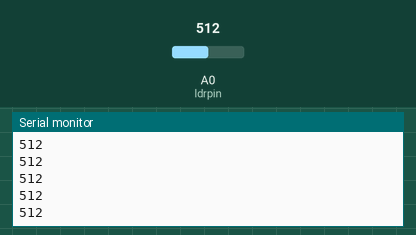
This sketch was run on a simulated Arduino Uno, built with avr-gcc and run on an emulated ATmega328P. Shown: the last lines printed to the serial monitor. The test bench sets the inputs (shaded band); at power-on: A0 (ldrpin) = 512.

Above: at 1.2 s.
1.3 s: A0 (ldrpin) set to 716
At 2.3 s:
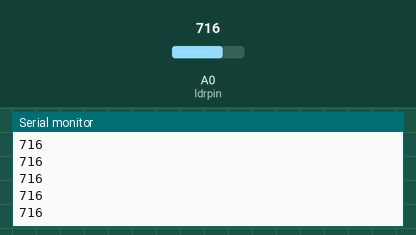
2.8 s: A0 (ldrpin) set to 900
At 3.3 s:
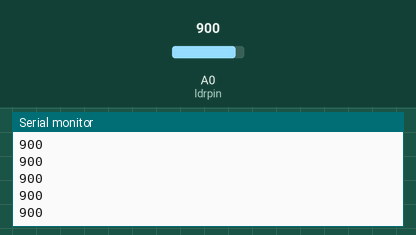
Timing chart, 0 to 5.8 s (numbered marks = the images above; inputs shaded):
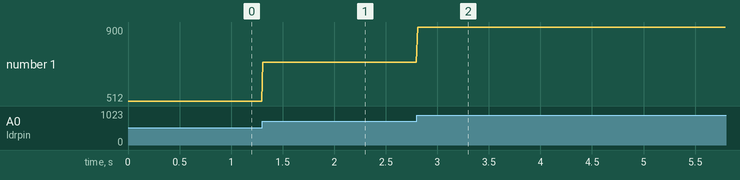

Measured:
- after the input at 1.3 s, the serial monitor: prints a new line at once (image 1)
- after the input at 2.8 s, the serial monitor: prints a new line at once (image 2)
- plotted number 1: 512 → 716 after the input at 1.3 s, 716 → 900 after the input at 2.8 s

The sketch:

receiver.ino
```cpp
void setup() {
  // put your setup code here, to run once:
Serial.begin(19200);
}
int ldrpin=A0;
void loop() {
  // put your main code here, to run repeatedly:
Serial.println(int(analogRead(ldrpin)));
delay(10);
}
```
